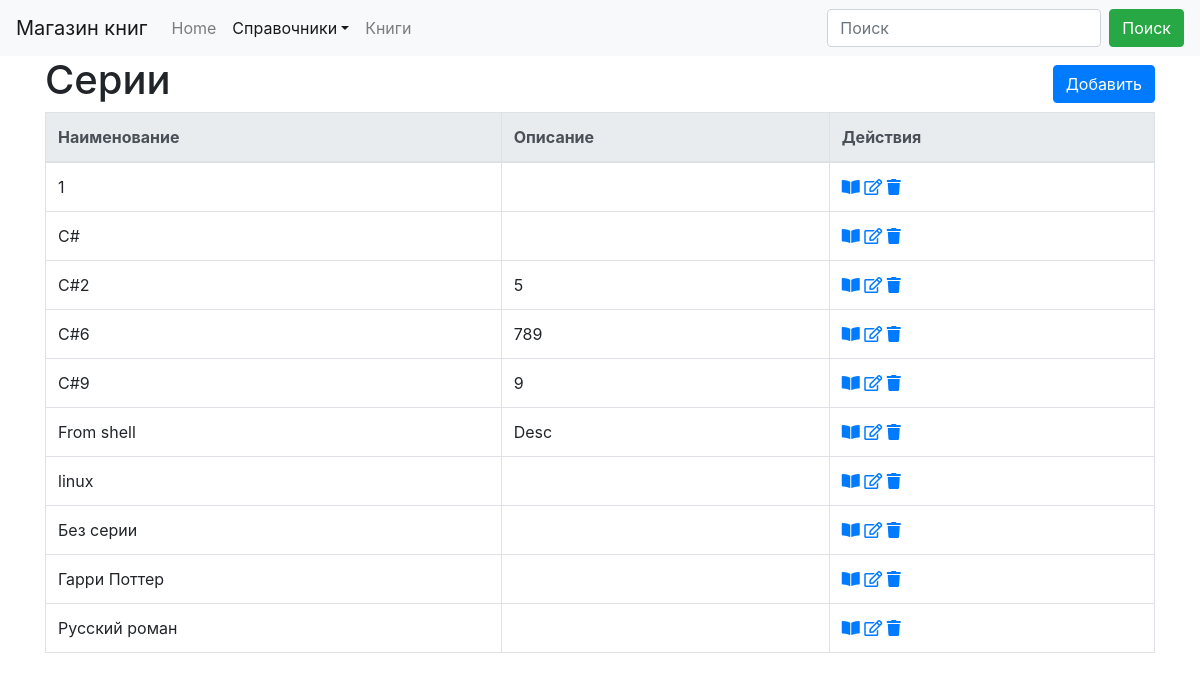
The page /ref/serie/ on the database its author committed.
### dimensionsapp/models.py (models this page shows, shortened)
class Dimension(models.Model):
    name = models.CharField("Наименование", max_length=50, unique=True)
    description = models.TextField("Описание", blank=True, )
    class Meta:
        abstract = True
        ordering = ['name']

class Serie(Dimension):
    class Meta(Dimension.Meta):
        verbose_name = 'серия'
        verbose_name_plural = 'серии'

### dimensionsapp/views.py (the view)
# urls.py: path('serie/', SerieListView.as_view(), name='serie_list'),
class SerieListView(ListViewFilter):
    model = Serie

### dimensionsapp/form.py
class SearchForm(forms.Form):
    search = forms.CharField(label='Наименование', required=False)

### dimensionsapp/views.py (called while the page is built)
    def get_context_data(self, *, object_list=None, **kwargs):
        context = super().get_context_data(**kwargs)
        if 'search' in self.request.GET:
            context['form'] = self.form({'search': self.request.GET['search']})
            context['search_string'] = self.request.GET['search']
        else:
            context['form'] = self.form()
        return context

    def get_queryset(self):
        qs = super().get_queryset()
        if 'search' in self.request.GET and self.request.GET['search'] != '':
            name = self.request.GET['search']
            qs = qs.filter(name__istartswith=name)
        return qs

### dimensionsapp/templates/dimensionsapp/serie_list.html (shortened to what this page needs)
{% extends 'dimension_list.html' %}
{% block header %}
        <H1>Серии</H1>
    {% endblock %}
{% block create_ankor%}{% url 'serie_create' %}{% endblock %}
{% block  url_view%}{% url 'serie_detail' object.pk%}{% endblock %}
{% block  url_edit%}{% url 'serie_update' object.pk%}{% endblock %}
{% block  url_delete%}{% url 'serie_delete' object.pk%}{% endblock %}

### templates/dimension_list.html (shortened to what this page needs)
{% extends 'base.html' %}
{% load static %}
{% load crispy_forms_tags %}
{% block navbar %}
    {% include 'navbar.html' with search_tag="search" active="dimension"%}
{% endblock %}
{% block body %}
    <div class="container">
        <div class="row align-items-center">
            <div class="col-auto">
                {% block header %}{% endblock %}
            </div>
            <div class="col text-right" >
                    {% block create %}
                    <a href="{% block create_ankor %}{{ object_list.model.get_create_url }}{% endblock %}" class="btn btn-primary my-1" >Добавить</a>
                    {% endblock %}
            </div>
        </div>
        <table class="table table-bordered">
            {% block dimension_list %}
                <thead class="thead-light">
                    <tr>
                        {% block list_header %}
                            <th>Наименование</th>
                            <th>Описание</th>
                        {% endblock %}
                        <th>Действия</th>
                    </tr>
                </thead>
                <tbody>
                    {% for object in object_list %}
                        <tr>
                        {% block list_element %}
                            <td>{{ object.name }}</td>
                            <td>{{  object.description }}</td>
                        {% endblock %}
                            <td>
                                <a href="{% block  url_view%}{{ object.get_detail_url }}{% endblock %}" title="Посмотреть"><i class="fas fa-book-open"></i></a>
                                <a href="{% block  url_edit%}{{ object.get_update_url }}{% endblock %}" title="Править"><i class="far fa-edit"></i></a>
                                <a href="{% block  url_delete%}{{ object.get_delete_url }}{% endblock %}" title="Удалить"><i class="fas fa-trash"></i></a>
                            </td>
                        </tr>
                    {% endfor %}
                </tbody>
            {% endblock %}
        </table>
    </div>
{% endblock body %}

### rows shown on the page
Serie: name "1"
Serie: name "C#"
Serie: name "C#2", description "5"
Serie: name "C#6", description "789"
Serie: name "C#9", description "9"
Serie: name "From shell", description "Desc"
Serie: name "linux"
Serie: name "Без серии"
Serie: name "Гарри Поттер"
Serie: name "Русский роман"
